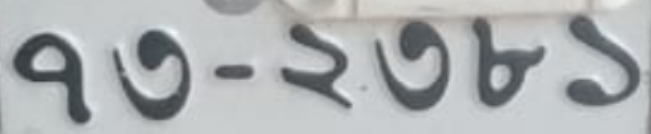
#> input picture car3.png, 651 x 134 px, found by its file name
$ jupyter execute --allow-errors Bangla_CarNumber_Plate_CNN.ipynb
#> lines starting #> are read from the running program, lines starting #| are printed output that depends on the picture; after the words box and inside, x2 and y2 are one past the last pixel; in counts of white or black regions, pixels touching at a corner belong together; long printed decimals are rounded
[cell 1]
#import Libraries

import tensorflow as tf
from tensorflow.keras import layers, models
import matplotlib.pyplot as plt
import numpy as np
import os
import cv2

#> (a cell that did not finish here is left out)

#> (a cell that did not finish here is left out)

[cell 4]
plt.figure(figsize=(10, 10))
#> (the rest of this cell did not finish here and is left out)

#> (a cell that did not finish here is left out)

#> (a cell that did not finish here is left out)

#> (a cell that did not finish here is left out)

[cell 8]
from tensorflow.keras.optimizers import Adam

#> (the rest of this cell did not finish here and is left out)

#> (a cell that did not finish here is left out)

#> (a cell that did not finish here is left out)

#> (a cell that did not finish here is left out)

#> (a cell that did not finish here is left out)

[cell 13]
# Test Prediction Function

def predict_character(img_path):
    img = cv2.imread(img_path, cv2.IMREAD_GRAYSCALE)
    img = cv2.resize(img, (64,64))
    img = img / 255.0
    img = np.reshape(img, (1,64,64,1))

    prediction = model.predict(img)
    class_index = np.argmax(prediction)

    return class_names[class_index]   # ✅ FIXED

#> (a cell that did not finish here is left out)

# 2nd part

[cell 15]
# ============================================================
# STEP 1: SHOW RAW TEST PLATE IMAGE
# ============================================================

img_path = "D:/CNN/Test/car3.png"
img = cv2.imread(img_path, cv2.IMREAD_GRAYSCALE)
#> img: shape (134, 651); min 53, max 249, mean 175.7

print("Image shape:", img.shape)
#| Image shape: (134, 651)
print("Pixel min:", img.min(), "| max:", img.max(), "| mean:", img.mean())
#| Pixel min: 53 | max: 249 | mean: 175.651

plt.figure(figsize=(10, 4))
plt.imshow(img, cmap='gray')
plt.title("Raw plate image")
plt.colorbar()
plt.show()
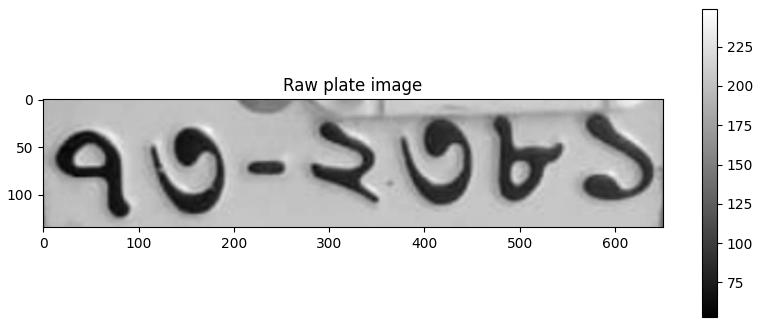
#> figure drawn by matplotlib, 2 panels

# Try ALL threshold methods so we can see which one shows digits clearly
fig, axes = plt.subplots(1, 4, figsize=(16, 4))

_, t1 = cv2.threshold(img, 0, 255, cv2.THRESH_BINARY_INV + cv2.THRESH_OTSU)
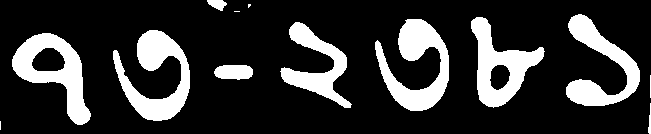
#> t1: shape (134, 651); 20.2% white; 13 white regions (3 under 20 px), largest, box (x1, y1, x2, y2) and area: (375, 19, 449, 111) 3139, (113, 30, 190, 121) 3124, (12, 33, 91, 125) 2943
_, t2 = cv2.threshold(img, 127, 255, cv2.THRESH_BINARY_INV)
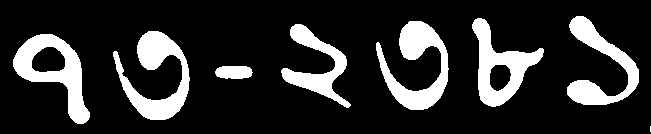
#> t2: shape (134, 651); 17.7% white; 8 white regions (1 under 20 px), largest, box (x1, y1, x2, y2) and area: (113, 31, 190, 120) 2816, (376, 21, 449, 110) 2756, (13, 34, 90, 124) 2678
_, t3 = cv2.threshold(img, 80, 255, cv2.THRESH_BINARY_INV)
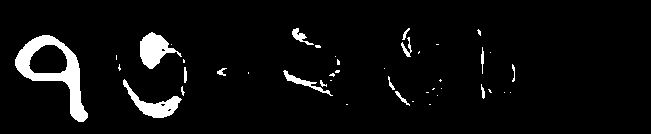
#> t3: shape (134, 651); 5.1% white; 43 white regions (27 under 20 px), largest, box (x1, y1, x2, y2) and area: (15, 35, 88, 122) 1971, (140, 32, 182, 69) 786, (123, 79, 182, 118) 700
t4    = cv2.adaptiveThreshold(img, 255, cv2.ADAPTIVE_THRESH_MEAN_C,
                               cv2.THRESH_BINARY_INV, 21, 5)
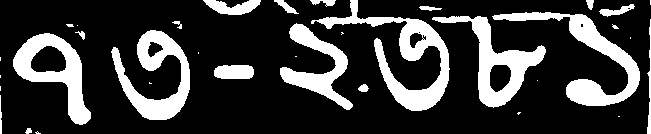
#> t4: shape (134, 651); 22.3% white; 35 white regions (16 under 20 px), largest, box (x1, y1, x2, y2) and area: (311, 0, 450, 111) 3635, (492, 12, 640, 106) 3166, (111, 30, 190, 120) 2909

axes[0].imshow(t1, cmap='gray'); axes[0].set_title("Otsu INV")
axes[1].imshow(t2, cmap='gray'); axes[1].set_title("Fixed 127 INV")
axes[2].imshow(t3, cmap='gray'); axes[2].set_title("Fixed 80 INV")
axes[3].imshow(t4, cmap='gray'); axes[3].set_title("Adaptive Mean INV")

plt.suptitle("Which one shows WHITE digits on BLACK background clearly?")
plt.tight_layout()
plt.show()
